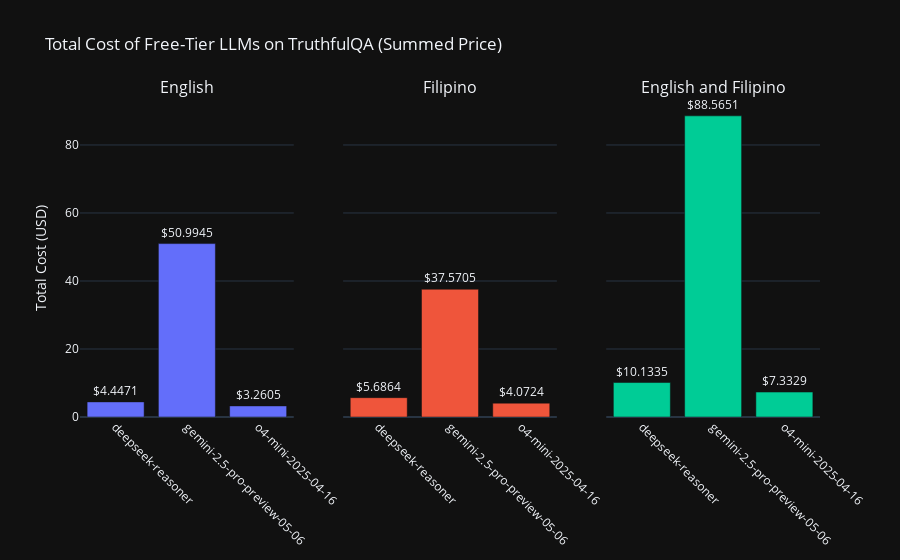

This figure's notebook cell:
### Markdown cell above
#### Which model has the least cost on TruthfulQA?

### Code cell
import pandas as pd
import plotly.graph_objects as go
from plotly.subplots import make_subplots

# Normalize language capitalization
df['language'] = df['language'].str.capitalize()

# Group by language and model — SUM of total_price
grouped_lang = df.groupby(['language', 'model'])['total_price'].sum().reset_index()

# Group by model only (combined cost)
grouped_combined = df.groupby('model')['total_price'].sum().reset_index()
grouped_combined['language'] = 'English and Filipino'  # synthetic category

# Combine all
grouped_all = pd.concat([grouped_lang, grouped_combined], ignore_index=True)

# Define subplot layout
languages = ['English', 'Filipino', 'English and Filipino']

fig = make_subplots(
    rows=1, cols=3,
    subplot_titles=languages,
    shared_yaxes=True
)

# Add bar plots per language
for i, lang in enumerate(languages):
    lang_data = grouped_all[grouped_all['language'] == lang]
    fig.add_trace(
        go.Bar(
            x=lang_data['model'],
            y=lang_data['total_price'],
            text=lang_data['total_price'].apply(lambda x: f'${x:.4f}'),
            textposition='outside',
        ),
        row=1, col=i+1
    )

# Layout and labels
fig.update_layout(
    title_text="Total Cost of Free-Tier LLMs on TruthfulQA (Summed Price)",
    showlegend=False,
    template="plotly_dark",
    yaxis_title="Total Cost (USD)"
)

fig.update_xaxes(tickangle=45)

fig.show()

### Figure 1 — Plotly figure (JSON) as saved in the notebook; plotly's stock layout.template omitted (floating-point values rounded to 4 significant figures)
{"data": [{"text": ["$4.4471", "$50.9945", "$3.2605"], "textposition": "outside", "type": "bar", "x": ["deepseek-reasoner", "gemini-2.5-pro-preview-05-06", "o4-mini-2025-04-16"], "xaxis": "x", "y": [4.447, 50.99, 3.26], "yaxis": "y"}, {"text": ["$5.6864", "$37.5705", "$4.0724"], "textposition": "outside", "type": "bar", "x": ["deepseek-reasoner", "gemini-2.5-pro-preview-05-06", "o4-mini-2025-04-16"], "xaxis": "x2", "y": [5.686, 37.57, 4.072], "yaxis": "y2"}, {"text": ["$10.1335", "$88.5651", "$7.3329"], "textposition": "outside", "type": "bar", "x": ["deepseek-reasoner", "gemini-2.5-pro-preview-05-06", "o4-mini-2025-04-16"], "xaxis": "x3", "y": [10.13, 88.57, 7.333], "yaxis": "y3"}], "layout": {"annotations": [{"font": {"size": 16}, "showarrow": false, "text": "English", "x": 0.1444, "xanchor": "center", "xref": "paper", "y": 1, "yanchor": "bottom", "yref": "paper"}, {"font": {"size": 16}, "showarrow": false, "text": "Filipino", "x": 0.5, "xanchor": "center", "xref": "paper", "y": 1, "yanchor": "bottom", "yref": "paper"}, {"font": {"size": 16}, "showarrow": false, "text": "English and Filipino", "x": 0.8556, "xanchor": "center", "xref": "paper", "y": 1, "yanchor": "bottom", "yref": "paper"}], "showlegend": false, "title": {"text": "Total Cost of Free-Tier LLMs on TruthfulQA (Summed Price)"}, "xaxis": {"anchor": "y", "domain": [0, 0.2889], "tickangle": 45}, "xaxis2": {"anchor": "y2", "domain": [0.3556, 0.6444], "tickangle": 45}, "xaxis3": {"anchor": "y3", "domain": [0.7111, 1], "tickangle": 45}, "yaxis": {"anchor": "x", "domain": [0, 1], "title": {"text": "Total Cost (USD)"}}, "yaxis2": {"anchor": "x2", "domain": [0, 1], "matches": "y", "showticklabels": false}, "yaxis3": {"anchor": "x3", "domain": [0, 1], "matches": "y", "showticklabels": false}}}
